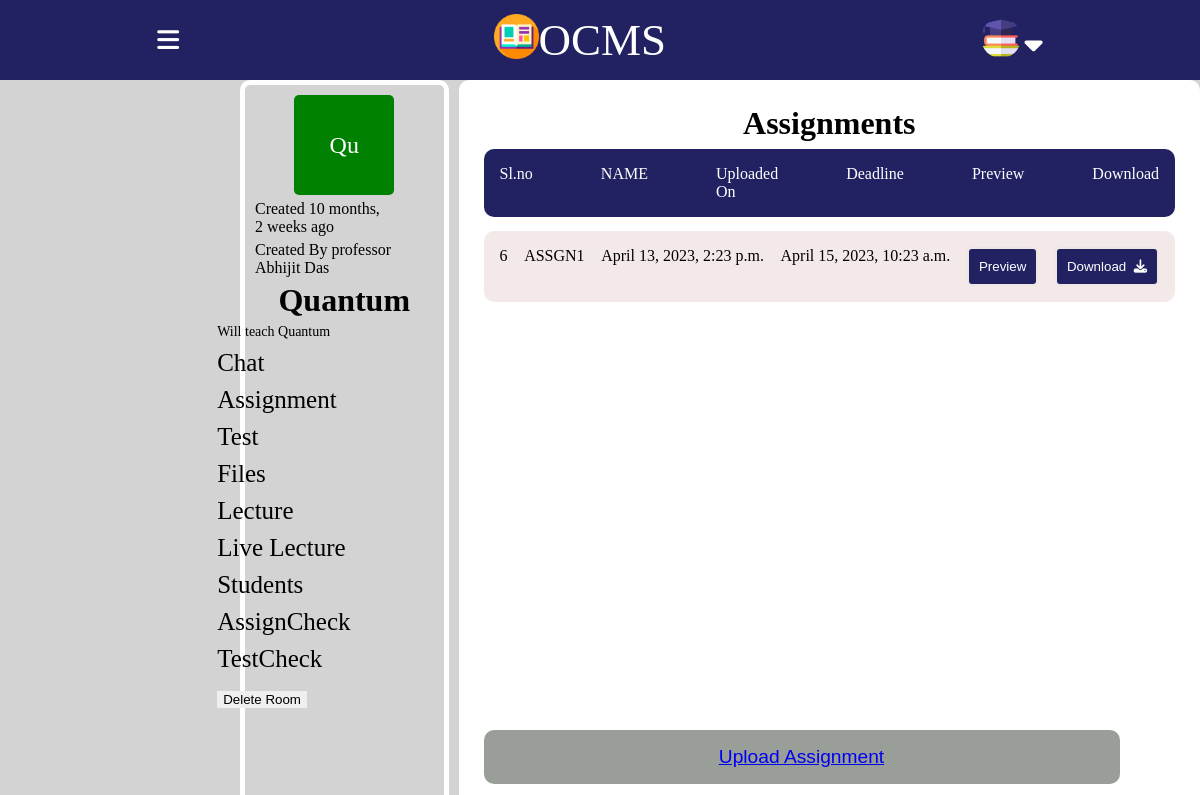
/troom/11/tassignments, run on the app's committed database.
### base/models.py (models this page shows, shortened)
class Room(models.Model):
    course_id=models.CharField(max_length=100)
    teacher=models.CharField(max_length=100)
    name = models.CharField(max_length=200) #set it to host.subject_name during declaration by default
    description = models.TextField(null=True, blank=True)
    avatar = models.ImageField(null=True, default="avatar.svg")
    room_code=models.CharField(max_length=100)
    updated = models.DateTimeField(auto_now=True)
    created = models.DateTimeField(auto_now_add=True)
    class Meta:
        ordering = ['-updated', '-created']

class Tassignments(models.Model):
    room=models.ForeignKey(Room,on_delete=models.CASCADE)
    teacher=models.ForeignKey(Teacher,on_delete=models.CASCADE)
    name=models.CharField(max_length=100)
    upload_at=models.DateTimeField(auto_now_add=True)
    deadline=models.DateTimeField()
    file=models.FileField(upload_to='tassignments/')
    def get_absolute_url(self):
        return reverse('download_file_tassignments', args=[str(self.id)])

### base/views.py (the view)
# urls.py: path('troom/<str:pk>/tassignments',views.tassignments,name='tassignments'),
def tassignments(request,pk):
    room=Room.objects.get(id=pk)
    assignments=Tassignments.objects.filter(room__id=pk)
    context={'room':room,'assignments':assignments}
    return render(request,"base/tassignments.html",context)

### base/templates/base/tassignments.html (shortened to what this page needs)
{% include 'teacher_main.html' %}
{% block content %}
<div class="bigcontainer">
    <div class="leftcontainer">
        <div class="classicon">
            {{ room.name|slice:":2" }}
        </div>
       <p>Created {{room.created | timesince}} ago</p>
       <p>Created By professor {{room.teacher}}</p>
        <div class="classname">
            <h1>{{room.name}} </h1>
        </div>
        <ul>
            <li class="opt" style="font-size: 14px;">
                {{room.description}}
            </li>
            <li class="opt">
               <a href="{% url 'troom' room.id %}"> Chat</a>
            </li>
            <li class="opt">
              <a href="{% url 'tassignments' room.id %}">Assignment</a>
            </li>
            <li class="opt">
             <a href="{% url 'ttest' room.id %}">Test</a>
            </li>
            <li class="opt">
               <a href="{% url 'tfiles' room.id %}">Files</a>
            </li>
            <li class="opt">
                <a href="{% url 'tlectures' room.id %}">Lecture</a>
            </li>
            <li class="opt">
                <a href="{% url 'create_meeting' room.id %}">Live Lecture</a>
            </li>
            <li class="opt">
                <a href="{% url 'trstudents' room.id %}">Students</a>
            </li>
            <li class="opt">
                <a href="{% url 'tasubmission' room.id %}">AssignCheck</a>
            </li>
            <li class="opt">
                <a href="{% url 'ttsubmission' room.id %}">TestCheck</a>
            </li>
            <li class="opt">
                <button onclick="showAlert()">
                    <a href="{% url 'delete-room' room.id %}" class="btn btn-danger">Delete Room</a>
                  </button>
            </li>
        </ul>
    </div>
    <div class="assrightcontainer">
        <h1>Assignments</h1>
        <div class="assignmentnavbar">
            <p>Sl.no</p>
            <p>NAME</p>
            <p>Uploaded On</p>
            <p>Deadline</p>
            <p>Preview</p>
            <p>Download</p>
        </div>
        <div class="assignmentwrapper">
        {% for assignment in assignments %}
        <div class="assignment">
            <p>{{assignment.id}}</p>
            <p>{{assignment.name}}</p>
            <p>{{assignment.upload_at}}</p>
            <p>{{assignment.deadline}}</p>
            <button><a href="{{ assignment.file.url }}" target="_blank">Preview</a></button>
             <button><a href="{{ assignment.get_absolute_url }}">Download&nbsp;&nbsp;<i class="fa-solid fa-download fa-beat"></i></a></button>
        </div>
        {% endfor %}
        <button id="uploadassignment"><a href="{% url 'tuploadassignments' room.id %}">Upload Assignment</a></button>
        </div>
   </div>
{% endblock content %}

### static/styles/portal.css (style rules this page uses)
* { margin: 0; border: 0; box-sizing: border-box; }
body { height: 100vh; width: 100vw; display: flex; flex-direction: column; }
.bigcontainer { min-height: 100vh; position: absolute; top: 10vh; width: 100vw; display: flex; background-color:lightgray; gap: 10px; }
.leftcontainer { margin-left:20vw; width: 40%; display: flex; flex-direction: column; gap: 5px; padding-top: 10px; align-items: center; border: 5px solid white; padding: 10px; border-radius: 10px; }
.classicon { height: 100px; width: 100px; display: flex; justify-content: center; align-items: center; color: white; font-size:x-large; border-radius: 5px; background-color: green; }
.leftcontainer ul { display: flex; flex-direction: column; gap: 9px; position: relative; right: 6.7vw; }
.leftcontainer ul li { list-style: none; font-size:25px; }
.leftcontainer ul li a { text-decoration: none; color: #000; }
.assrightcontainer { width: 100%; display: flex; flex-direction: column; align-items: center; padding: 20px; border: 5px solid white; border-radius: 10px; background-color: white; }
.assignmentnavbar { margin-top: 1%; width: 100%; display: flex; background-color:rgb(34, 34, 99); color: white; padding: 16px; border-radius: 10px; gap: 68px; }
.assignmentwrapper { margin-top: 2%; display: flex; flex-direction: column; gap: 10px; height: 65vh; overflow-y: scroll; width: 100%; }
.assignment { display: flex; justify-content: space-between; background-color:rgb(243, 233, 233); padding: 16px; border-radius: 10px; }
.assignment a { text-decoration: none; color: white; }
.assignment button { padding: 10px; border-radius: 5px; background-color: rgb(34, 34, 99); color: white; border: none; border: 2px solid rgb(236, 230, 228); }
#uploadassignment { position: absolute; bottom:12vh; padding: 16px; width:53%; color: white; z-index: +20; background-color: rgb(153, 158, 153); border-radius: 10px; font-size: larger; }

### data on the page
Room: name "Qu", created "10 months, 2 weeks", teacher "Abhijit Das", name "Quantum", description "Will teach Quantum"
Tassignments: id "6", name "ASSGN1", upload_at "April 13, 2023, 2:23 p.m.", deadline "April 15, 2023, 10:23 a.m."
